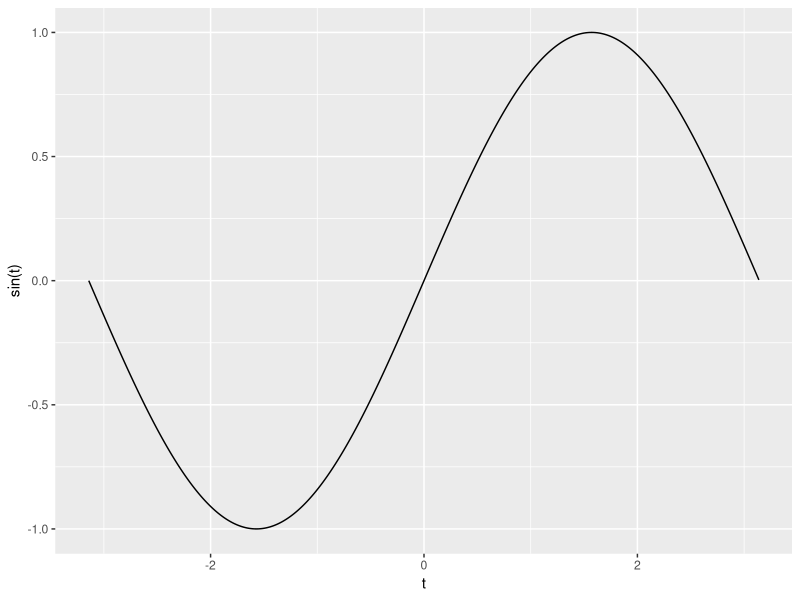
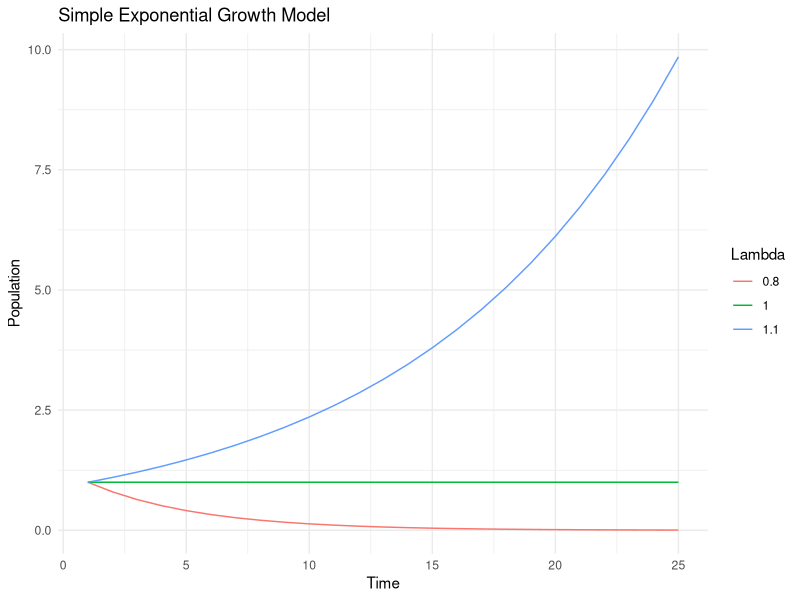

These figures' R source, in order:
library(ggplot2) # for plotting
library(reshape2) # to reshape simulation outputs to make plotting easier
library(magrittr) # allows for pipe commands (%>%) to enhance readability

# plotting a sine function
t <- seq(-pi, pi, 0.01) # define a time vector t

sin(t)

qplot(x = t, y = sin(t), geom = 'line')


################################################
# simple population growth model

# define the model
pops <- function(A, x, N){ # define a function for running the population model w/ 3 parameters
  n <- rep(NA, N) # create an empty vector of length N
  n[1] <- x # set the first entry in the vector to x
  for(i in 2:N){ # loop over the remaining indices in N
    n[i] <-  A * n[i - 1] # exponential growth model
  }
  return(n) # return the output vector n of populations
}

# define some parameters
nsim <- 25 # define simulation length here so easy to change
lambdas <- c(0.8, 1, 1.1) # iterate over several values of lambda

# run the model and process the results for plotting
sim <- sapply(lambdas, pops, x = 1, N = nsim) %>% # run the pop function with each value of lambda
  set_colnames(lambdas) %>% # set the column names accordingly
  melt # use reshape to melt the datafram so ggplot can read it easier

# now plot with ggplot
qplot(x = Var1, y = value, color = as.factor(Var2), data = sim, geom = 'line') + 
  labs(title = 'Simple Exponential Growth Model', x = 'Time', y = 'Population')+
  scale_color_discrete(name = 'Lambda') +
  theme_minimal()

